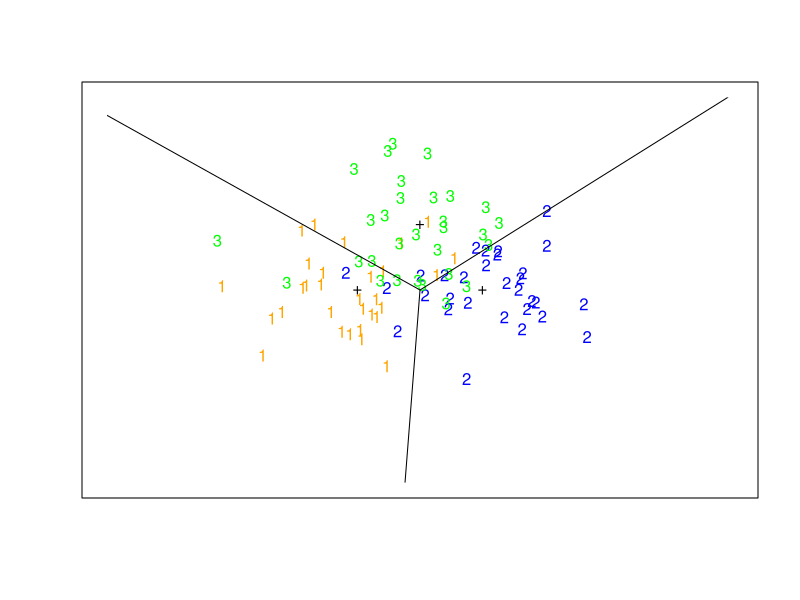

This chart was generated by the following R code:
## three classes
## different means but same covariance

sigma = diag(1, 2, 2)
mu1 = c(-1, 0)
mu2 = c(1, 0)
mu3 = c(0, 1.7)
N = 30
library(MASS)
set.seed(123)
dm1 = mvrnorm(N, mu1, sigma)
dm2 = mvrnorm(N, mu2, sigma)
dm3 = mvrnorm(N, mu3, sigma)

m12 = lda(rbind(dm1, dm2), rep(c(1,2), each=N))
m13 = lda(rbind(dm1, dm3), rep(c(1,3), each=N))
m23 = lda(rbind(dm2, dm3), rep(c(2,3), each=N))

calcY <- function(c, x) { return(-1*c[1]*x/c[2]) }

#plot
plot(dm1[, 1], dm1[, 2], col = "orange", pch="1", xlim = c(-5, 5), ylim = c(-5, 5), xaxt="n", yaxt="n", xlab = "", ylab = "")
points(dm2[, 1], dm2[, 2], col = "blue", pch="2")
points(dm3[, 1], dm3[, 2], col = "green", pch="3")
points(rbind(mu1, mu2, mu3), pch="+", col="black")
clip(-5,5,-5,0) # refer to https://stackoverflow.com/questions/26472563/how-to-define-graphical-bounds-of-abline-linear-regression-in-r
abline(0, -1*m12$scaling[1]/m12$scaling[2])
clip(-5,0,-5,5)
abline(0, -1*m13$scaling[1]/m13$scaling[2])
clip(0,5,-5,5)
abline(0, -1*m23$scaling[1]/m23$scaling[2])


